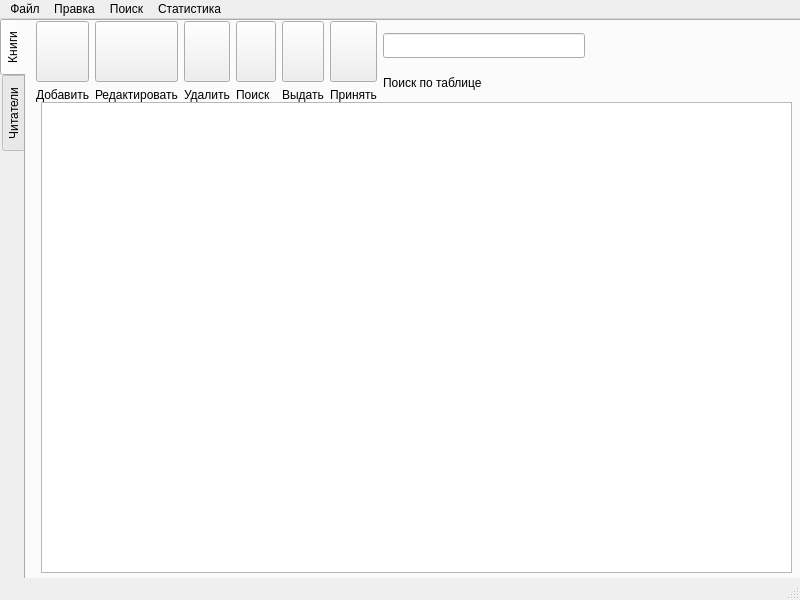
<?xml version="1.0" encoding="UTF-8"?>
<ui version="4.0">
 <class>MainWindow</class>
 <widget class="QMainWindow" name="MainWindow">
  <property name="geometry">
   <rect>
    <x>0</x>
    <y>0</y>
    <width>800</width>
    <height>600</height>
   </rect>
  </property>
  <property name="windowTitle">
   <string>Администрирование библиотеки</string>
  </property>
  <widget class="QWidget" name="centralwidget">
   <widget class="QTabWidget" name="tabWidget">
    <property name="geometry">
     <rect>
      <x>0</x>
      <y>0</y>
      <width>801</width>
      <height>571</height>
     </rect>
    </property>
    <property name="sizePolicy">
     <sizepolicy hsizetype="Expanding" vsizetype="Fixed">
      <horstretch>0</horstretch>
      <verstretch>70</verstretch>
     </sizepolicy>
    </property>
    <property name="minimumSize">
     <size>
      <width>0</width>
      <height>25</height>
     </size>
    </property>
    <property name="tabPosition">
     <enum>QTabWidget::TabPosition::West</enum>
    </property>
    <property name="currentIndex">
     <number>0</number>
    </property>
    <widget class="QWidget" name="tab">
     <attribute name="title">
      <string>Книги</string>
     </attribute>
     <widget class="QWidget" name="horizontalLayoutWidget">
      <property name="geometry">
       <rect>
        <x>10</x>
        <y>0</y>
        <width>751</width>
        <height>81</height>
       </rect>
      </property>
      <layout class="QHBoxLayout" name="horizontalLayout">
       <item>
        <layout class="QVBoxLayout" name="verticalLayout">
         <property name="leftMargin">
          <number>0</number>
         </property>
         <item>
          <widget class="QPushButton" name="pb_addBook">
           <property name="sizePolicy">
            <sizepolicy hsizetype="Preferred" vsizetype="Preferred">
             <horstretch>0</horstretch>
             <verstretch>0</verstretch>
            </sizepolicy>
           </property>
           <property name="focusPolicy">
            <enum>Qt::FocusPolicy::StrongFocus</enum>
           </property>
           <property name="layoutDirection">
            <enum>Qt::LayoutDirection::LeftToRight</enum>
           </property>
           <property name="text">
            <string/>
           </property>
           <property name="icon">
            <iconset resource="img-button.qrc">
             <normaloff>:/icons/button/img/add.png</normaloff>:/icons/button/img/add.png</iconset>
           </property>
           <property name="iconSize">
            <size>
             <width>40</width>
             <height>40</height>
            </size>
           </property>
          </widget>
         </item>
         <item>
          <widget class="QLabel" name="label">
           <property name="sizePolicy">
            <sizepolicy hsizetype="Preferred" vsizetype="Fixed">
             <horstretch>0</horstretch>
             <verstretch>0</verstretch>
            </sizepolicy>
           </property>
           <property name="text">
            <string>Добавить</string>
           </property>
          </widget>
         </item>
        </layout>
       </item>
       <item>
        <layout class="QVBoxLayout" name="verticalLayout_2">
         <property name="leftMargin">
          <number>0</number>
         </property>
         <item>
          <widget class="QPushButton" name="pb_editBook">
           <property name="sizePolicy">
            <sizepolicy hsizetype="Minimum" vsizetype="Preferred">
             <horstretch>0</horstretch>
             <verstretch>0</verstretch>
            </sizepolicy>
           </property>
           <property name="text">
            <string/>
           </property>
           <property name="icon">
            <iconset resource="img-button.qrc">
             <normaloff>:/icons/button/img/edit.png</normaloff>:/icons/button/img/edit.png</iconset>
           </property>
           <property name="iconSize">
            <size>
             <width>40</width>
             <height>40</height>
            </size>
           </property>
          </widget>
         </item>
         <item>
          <widget class="QLabel" name="label_2">
           <property name="sizePolicy">
            <sizepolicy hsizetype="Preferred" vsizetype="Fixed">
             <horstretch>0</horstretch>
             <verstretch>0</verstretch>
            </sizepolicy>
           </property>
           <property name="font">
            <font>
             <pointsize>9</pointsize>
            </font>
           </property>
           <property name="text">
            <string>Редактировать</string>
           </property>
          </widget>
         </item>
        </layout>
       </item>
       <item>
        <layout class="QVBoxLayout" name="verticalLayout_3">
         <property name="leftMargin">
          <number>0</number>
         </property>
         <item>
          <widget class="QPushButton" name="pb_deleteBook">
           <property name="sizePolicy">
            <sizepolicy hsizetype="Minimum" vsizetype="Preferred">
             <horstretch>0</horstretch>
             <verstretch>0</verstretch>
            </sizepolicy>
           </property>
           <property name="text">
            <string/>
           </property>
           <property name="icon">
            <iconset resource="img-button.qrc">
             <normaloff>:/icons/button/img/remove.png</normaloff>:/icons/button/img/remove.png</iconset>
           </property>
           <property name="iconSize">
            <size>
             <width>40</width>
             <height>40</height>
            </size>
           </property>
          </widget>
         </item>
         <item>
          <widget class="QLabel" name="label_3">
           <property name="sizePolicy">
            <sizepolicy hsizetype="Preferred" vsizetype="Fixed">
             <horstretch>0</horstretch>
             <verstretch>0</verstretch>
            </sizepolicy>
           </property>
           <property name="text">
            <string>Удалить</string>
           </property>
          </widget>
         </item>
        </layout>
       </item>
       <item>
        <layout class="QVBoxLayout" name="verticalLayout_4">
         <property name="leftMargin">
          <number>0</number>
         </property>
         <item>
          <widget class="QPushButton" name="pb_searchBook">
           <property name="sizePolicy">
            <sizepolicy hsizetype="Minimum" vsizetype="Preferred">
             <horstretch>0</horstretch>
             <verstretch>0</verstretch>
            </sizepolicy>
           </property>
           <property name="text">
            <string/>
           </property>
           <property name="icon">
            <iconset resource="img-button.qrc">
             <normaloff>:/icons/button/img/search.png</normaloff>:/icons/button/img/search.png</iconset>
           </property>
           <property name="iconSize">
            <size>
             <width>40</width>
             <height>40</height>
            </size>
           </property>
          </widget>
         </item>
         <item>
          <widget class="QLabel" name="label_4">
           <property name="sizePolicy">
            <sizepolicy hsizetype="Preferred" vsizetype="Fixed">
             <horstretch>0</horstretch>
             <verstretch>0</verstretch>
            </sizepolicy>
           </property>
           <property name="text">
            <string>Поиск</string>
           </property>
          </widget>
         </item>
        </layout>
       </item>
       <item>
        <layout class="QVBoxLayout" name="verticalLayout_5">
         <property name="leftMargin">
          <number>0</number>
         </property>
         <item>
          <widget class="QPushButton" name="pb_giveBook">
           <property name="sizePolicy">
            <sizepolicy hsizetype="Minimum" vsizetype="Preferred">
             <horstretch>0</horstretch>
             <verstretch>0</verstretch>
            </sizepolicy>
           </property>
           <property name="text">
            <string/>
           </property>
           <property name="icon">
            <iconset resource="img-button.qrc">
             <normaloff>:/icons/button/img/givebook.png</normaloff>:/icons/button/img/givebook.png</iconset>
           </property>
           <property name="iconSize">
            <size>
             <width>40</width>
             <height>40</height>
            </size>
           </property>
          </widget>
         </item>
         <item>
          <widget class="QLabel" name="label_5">
           <property name="sizePolicy">
            <sizepolicy hsizetype="Preferred" vsizetype="Fixed">
             <horstretch>0</horstretch>
             <verstretch>0</verstretch>
            </sizepolicy>
           </property>
           <property name="text">
            <string>Выдать</string>
           </property>
          </widget>
         </item>
        </layout>
       </item>
       <item>
        <layout class="QVBoxLayout" name="verticalLayout_6">
         <property name="leftMargin">
          <number>0</number>
         </property>
         <item>
          <widget class="QPushButton" name="pb_getBook">
           <property name="sizePolicy">
            <sizepolicy hsizetype="Minimum" vsizetype="Preferred">
             <horstretch>0</horstretch>
             <verstretch>0</verstretch>
            </sizepolicy>
           </property>
           <property name="text">
            <string/>
           </property>
           <property name="icon">
            <iconset resource="img-button.qrc">
             <normaloff>:/icons/button/img/getbook.png</normaloff>:/icons/button/img/getbook.png</iconset>
           </property>
           <property name="iconSize">
            <size>
             <width>40</width>
             <height>40</height>
            </size>
           </property>
          </widget>
         </item>
         <item>
          <widget class="QLabel" name="label_6">
           <property name="sizePolicy">
            <sizepolicy hsizetype="Preferred" vsizetype="Fixed">
             <horstretch>0</horstretch>
             <verstretch>0</verstretch>
            </sizepolicy>
           </property>
           <property name="text">
            <string>Принять</string>
           </property>
          </widget>
         </item>
        </layout>
       </item>
       <item>
        <layout class="QVBoxLayout" name="verticalLayout_7">
         <property name="leftMargin">
          <number>0</number>
         </property>
         <item>
          <widget class="QLineEdit" name="le_filterBook">
           <property name="sizePolicy">
            <sizepolicy hsizetype="Expanding" vsizetype="Fixed">
             <horstretch>0</horstretch>
             <verstretch>70</verstretch>
            </sizepolicy>
           </property>
           <property name="minimumSize">
            <size>
             <width>0</width>
             <height>25</height>
            </size>
           </property>
          </widget>
         </item>
         <item>
          <widget class="QLabel" name="label_7">
           <property name="sizePolicy">
            <sizepolicy hsizetype="Preferred" vsizetype="Fixed">
             <horstretch>0</horstretch>
             <verstretch>0</verstretch>
            </sizepolicy>
           </property>
           <property name="text">
            <string>Поиск по таблице</string>
           </property>
          </widget>
         </item>
        </layout>
       </item>
       <item>
        <spacer name="horizontalSpacer">
         <property name="orientation">
          <enum>Qt::Orientation::Horizontal</enum>
         </property>
         <property name="sizeHint" stdset="0">
          <size>
           <width>40</width>
           <height>20</height>
          </size>
         </property>
        </spacer>
       </item>
      </layout>
     </widget>
     <widget class="QTableView" name="tbl_view_book">
      <property name="geometry">
       <rect>
        <x>15</x>
        <y>81</y>
        <width>751</width>
        <height>471</height>
       </rect>
      </property>
     </widget>
    </widget>
    <widget class="QWidget" name="tab_2">
     <attribute name="title">
      <string>Читатели</string>
     </attribute>
     <widget class="QTableView" name="tbl_view_reader">
      <property name="geometry">
       <rect>
        <x>10</x>
        <y>80</y>
        <width>741</width>
        <height>481</height>
       </rect>
      </property>
     </widget>
     <widget class="QWidget" name="horizontalLayoutWidget_2">
      <property name="geometry">
       <rect>
        <x>10</x>
        <y>0</y>
        <width>751</width>
        <height>81</height>
       </rect>
      </property>
      <layout class="QHBoxLayout" name="horizontalLayout_2">
       <item>
        <layout class="QVBoxLayout" name="verticalLayout_8">
         <property name="leftMargin">
          <number>0</number>
         </property>
         <item>
          <widget class="QPushButton" name="pb_addReader">
           <property name="text">
            <string/>
           </property>
           <property name="icon">
            <iconset resource="img-button.qrc">
             <normaloff>:/icons/button/img/add.png</normaloff>:/icons/button/img/add.png</iconset>
           </property>
           <property name="iconSize">
            <size>
             <width>40</width>
             <height>40</height>
            </size>
           </property>
          </widget>
         </item>
         <item>
          <widget class="QLabel" name="label_8">
           <property name="text">
            <string>Добавить</string>
           </property>
          </widget>
         </item>
        </layout>
       </item>
       <item>
        <layout class="QVBoxLayout" name="verticalLayout_9">
         <property name="leftMargin">
          <number>0</number>
         </property>
         <item>
          <widget class="QPushButton" name="pb_editReader">
           <property name="text">
            <string/>
           </property>
           <property name="icon">
            <iconset resource="img-button.qrc">
             <normaloff>:/icons/button/img/edit.png</normaloff>:/icons/button/img/edit.png</iconset>
           </property>
           <property name="iconSize">
            <size>
             <width>40</width>
             <height>40</height>
            </size>
           </property>
          </widget>
         </item>
         <item>
          <widget class="QLabel" name="label_9">
           <property name="text">
            <string>Редактировать</string>
           </property>
          </widget>
         </item>
        </layout>
       </item>
       <item>
        <layout class="QVBoxLayout" name="verticalLayout_10">
         <property name="leftMargin">
          <number>0</number>
         </property>
         <item>
          <widget class="QPushButton" name="pb_deleteReader">
           <property name="text">
            <string/>
           </property>
           <property name="icon">
            <iconset resource="img-button.qrc">
             <normaloff>:/icons/button/img/remove.png</normaloff>:/icons/button/img/remove.png</iconset>
           </property>
           <property name="iconSize">
            <size>
             <width>40</width>
             <height>40</height>
            </size>
           </property>
          </widget>
         </item>
         <item>
          <widget class="QLabel" name="label_10">
           <property name="text">
            <string>Удалить</string>
           </property>
          </widget>
         </item>
        </layout>
       </item>
       <item>
        <layout class="QVBoxLayout" name="verticalLayout_11">
         <property name="leftMargin">
          <number>0</number>
         </property>
         <item>
          <widget class="QPushButton" name="pb_searchReader">
           <property name="text">
            <string/>
           </property>
           <property name="icon">
            <iconset resource="img-button.qrc">
             <normaloff>:/icons/button/img/user.png</normaloff>:/icons/button/img/user.png</iconset>
           </property>
           <property name="iconSize">
            <size>
             <width>40</width>
             <height>40</height>
            </size>
           </property>
          </widget>
         </item>
         <item>
          <widget class="QLabel" name="label_11">
           <property name="text">
            <string>Поиск</string>
           </property>
          </widget>
         </item>
        </layout>
       </item>
       <item>
        <layout class="QVBoxLayout" name="verticalLayout_13">
         <property name="leftMargin">
          <number>0</number>
         </property>
         <item>
          <widget class="QPushButton" name="pb_get_info_reader">
           <property name="text">
            <string/>
           </property>
           <property name="icon">
            <iconset resource="img-button.qrc">
             <normaloff>:/icons/button/img/reader_inf.png</normaloff>:/icons/button/img/reader_inf.png</iconset>
           </property>
           <property name="iconSize">
            <size>
             <width>40</width>
             <height>40</height>
            </size>
           </property>
          </widget>
         </item>
         <item>
          <widget class="QLabel" name="label_13">
           <property name="text">
            <string>информация</string>
           </property>
          </widget>
         </item>
        </layout>
       </item>
       <item>
        <layout class="QVBoxLayout" name="verticalLayout_12">
         <property name="leftMargin">
          <number>0</number>
         </property>
         <item>
          <widget class="QLineEdit" name="le_filterReader">
           <property name="sizePolicy">
            <sizepolicy hsizetype="Fixed" vsizetype="Fixed">
             <horstretch>0</horstretch>
             <verstretch>0</verstretch>
            </sizepolicy>
           </property>
           <property name="minimumSize">
            <size>
             <width>50</width>
             <height>25</height>
            </size>
           </property>
           <property name="sizeIncrement">
            <size>
             <width>50</width>
             <height>25</height>
            </size>
           </property>
          </widget>
         </item>
         <item>
          <widget class="QLabel" name="label_12">
           <property name="text">
            <string>Поиск по таблице</string>
           </property>
          </widget>
         </item>
        </layout>
       </item>
       <item>
        <spacer name="horizontalSpacer_2">
         <property name="orientation">
          <enum>Qt::Orientation::Horizontal</enum>
         </property>
         <property name="sizeHint" stdset="0">
          <size>
           <width>40</width>
           <height>20</height>
          </size>
         </property>
        </spacer>
       </item>
      </layout>
     </widget>
    </widget>
   </widget>
  </widget>
  <widget class="QMenuBar" name="menubar">
   <property name="geometry">
    <rect>
     <x>0</x>
     <y>0</y>
     <width>800</width>
     <height>21</height>
    </rect>
   </property>
   <widget class="QMenu" name="menu_bar_file">
    <property name="title">
     <string>Файл</string>
    </property>
    <addaction name="mb_act_save_file"/>
    <addaction name="mb_act_close_app"/>
   </widget>
   <widget class="QMenu" name="menu_bar_edit">
    <property name="title">
     <string>Правка</string>
    </property>
    <addaction name="action"/>
    <addaction name="action_3"/>
    <addaction name="mb_act_add_book"/>
    <addaction name="mb_act_delete_book"/>
    <addaction name="mb_act_add_reader"/>
    <addaction name="mb_act_delete_reader"/>
    <addaction name="separator"/>
   </widget>
   <widget class="QMenu" name="menu_bar_search">
    <property name="title">
     <string>Поиск</string>
    </property>
    <addaction name="mb_act_search_book"/>
    <addaction name="mb_act_search_reader"/>
   </widget>
   <widget class="QMenu" name="menu_bar_info">
    <property name="title">
     <string>Статистика</string>
    </property>
    <addaction name="mb_act_PDF"/>
    <addaction name="mb_act_HTML"/>
   </widget>
   <addaction name="menu_bar_file"/>
   <addaction name="menu_bar_edit"/>
   <addaction name="menu_bar_search"/>
   <addaction name="menu_bar_info"/>
  </widget>
  <widget class="QStatusBar" name="statusbar"/>
  <action name="books_save">
   <property name="text">
    <string>Сохранить</string>
   </property>
  </action>
  <action name="act_showBook">
   <property name="text">
    <string>Показать вкладку</string>
   </property>
  </action>
  <action name="act_showReaders">
   <property name="text">
    <string>Показать вкладку</string>
   </property>
  </action>
  <action name="mb_act_save_file">
   <property name="text">
    <string>Сохранить</string>
   </property>
  </action>
  <action name="mb_act_close_app">
   <property name="text">
    <string>Закрыть</string>
   </property>
  </action>
  <action name="mb_act_add_book">
   <property name="text">
    <string>Добавить книгу</string>
   </property>
  </action>
  <action name="mb_act_add_reader">
   <property name="text">
    <string>Добавить читателя</string>
   </property>
  </action>
  <action name="mb_act_delete_book">
   <property name="text">
    <string>Удалить книгу</string>
   </property>
  </action>
  <action name="mb_act_delete_reader">
   <property name="text">
    <string> Удалить читателя</string>
   </property>
  </action>
  <action name="mb_act_search_book">
   <property name="text">
    <string>Найти книгу</string>
   </property>
  </action>
  <action name="mb_act_search_reader">
   <property name="text">
    <string>Найти читателя</string>
   </property>
  </action>
  <action name="mb_act_PDF">
   <property name="text">
    <string>Отчет PDF</string>
   </property>
  </action>
  <action name="action">
   <property name="text">
    <string>Выдать книгу</string>
   </property>
  </action>
  <action name="action_3">
   <property name="text">
    <string>Принять книгу</string>
   </property>
  </action>
  <action name="mb_act_HTML">
   <property name="text">
    <string>Отчет HTML</string>
   </property>
  </action>
 </widget>
 <resources>
  <include location="img-button.qrc"/>
 </resources>
 <connections/>
</ui>
